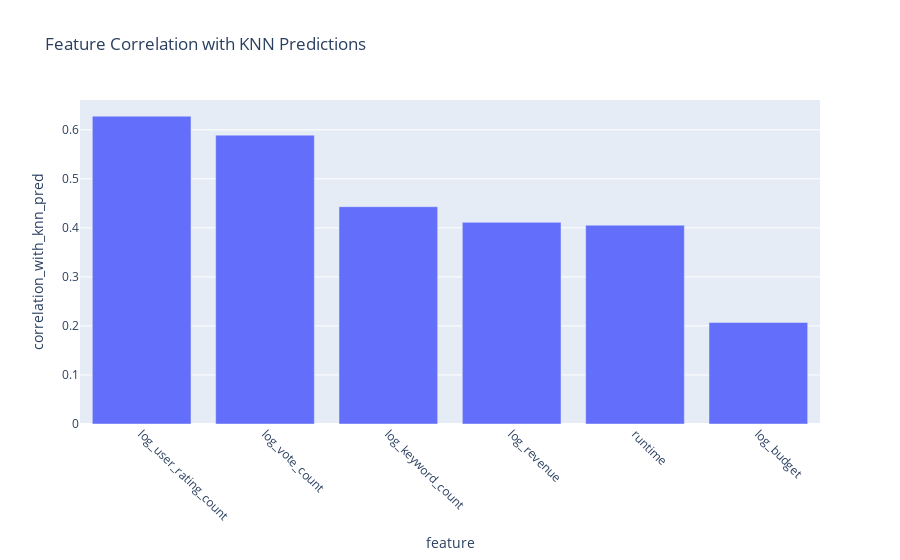

The notebook cell this image was saved under:
### Code cell
preds_knn = knn.predict(X_train_scaled)

corr_df = pd.DataFrame({
    'feature': X_train.columns,
    'correlation_with_knn_pred': [
        np.corrcoef(X_train_scaled[:, i], preds_knn)[0, 1]
        for i in range(X_train_scaled.shape[1])
    ]
}).sort_values('correlation_with_knn_pred', ascending=False)



fig_corr = px.bar(
    corr_df,
    x='feature',
    y='correlation_with_knn_pred',
    title='Feature Correlation with KNN Predictions'
)
fig_corr.update_layout(xaxis_tickangle=45)
fig_corr.show()

### Figure 1 — Plotly figure (JSON) as saved in the notebook; plotly's stock layout.template omitted (floating-point values rounded to 4 significant figures)
{"data": [{"hovertemplate": "feature=%{x}<br>correlation_with_knn_pred=%{y}<extra></extra>", "legendgroup": "", "marker": {"color": "#636efa", "pattern": {"shape": ""}}, "name": "", "orientation": "v", "showlegend": false, "textposition": "auto", "type": "bar", "x": ["log_user_rating_count", "log_vote_count", "log_keyword_count", "log_revenue", "runtime", "log_budget"], "xaxis": "x", "y": [0.6277, 0.5891, 0.4432, 0.4113, 0.4054, 0.207], "yaxis": "y"}], "layout": {"barmode": "relative", "legend": {"tracegroupgap": 0}, "title": {"text": "Feature Correlation with KNN Predictions"}, "xaxis": {"anchor": "y", "domain": [0, 1], "tickangle": 45, "title": {"text": "feature"}}, "yaxis": {"anchor": "x", "domain": [0, 1], "title": {"text": "correlation_with_knn_pred"}}}}
